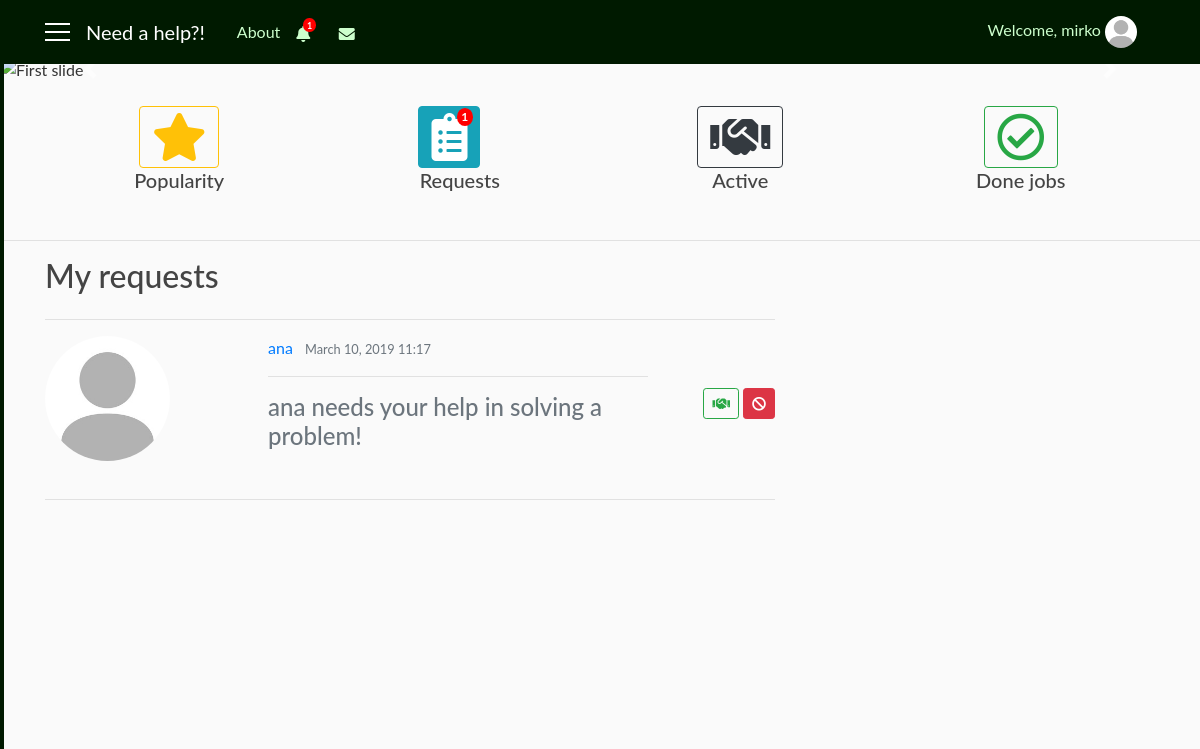
The app's page /requests_repairman/3 (signed in), older data.
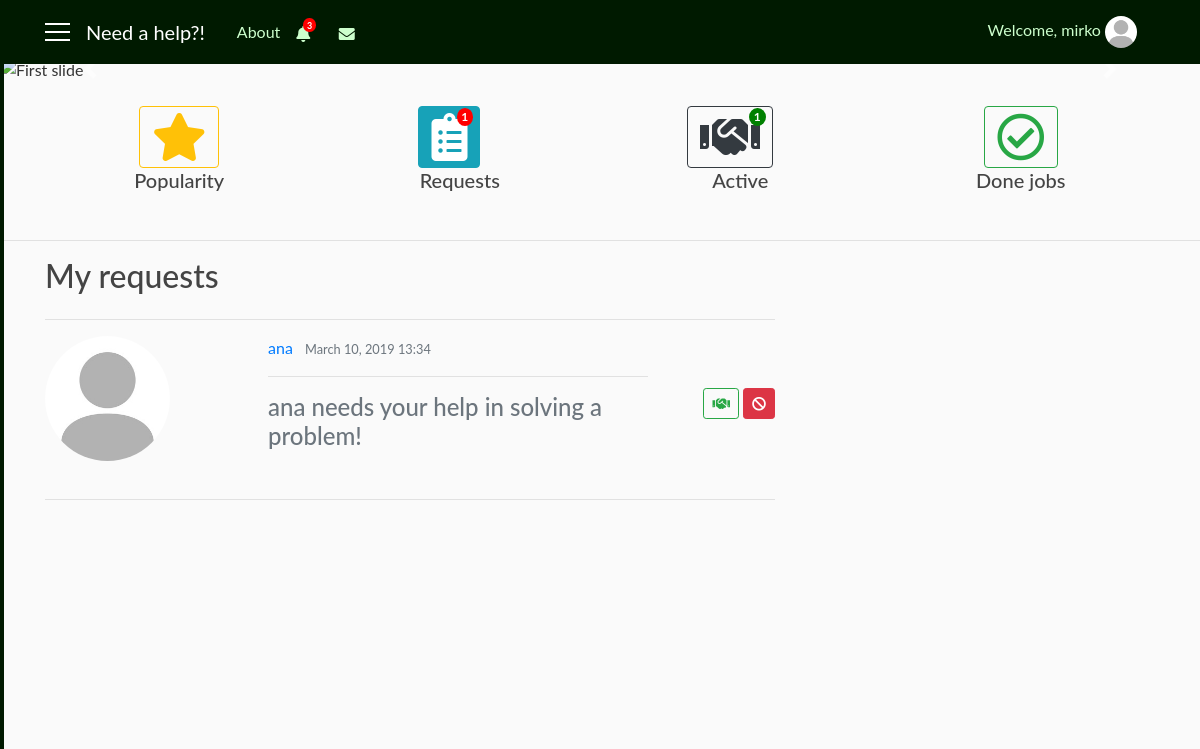
The same page, newer data.
### user/models.py (models this page shows, shortened)
class Profile(models.Model):
    user = models.OneToOneField(User, on_delete=models.CASCADE)
    gender = models.CharField(max_length=10, choices=GENDER, default='male')
    address = models.CharField(max_length=30, blank=True)
    birth_date = models.DateField(null=True, blank=True)
    phone_number = models.CharField(max_length=100, blank=True)
    costs = models.IntegerField(default=100)
    role = models.CharField(max_length=15, choices=ROLES, default='client')
    profession = models.CharField(max_length=250, choices=PROFESSION, default='Other')
    knowledges = models.TextField(max_length=1000, blank=True)
    photo = models.ImageField(default='default_user.jpg', upload_to='profile_user')

class RepairmanRequests(models.Model):
    repairman = models.ForeignKey(User, on_delete=models.CASCADE)
    user = models.IntegerField()
    request_message = models.CharField(max_length=1000, default='No request')
    date = models.DateTimeField(auto_now_add=True)
    seen = models.BooleanField(default=False)
    active = models.BooleanField(default=False)
    done = models.BooleanField(default=False)

### need_a_help_app/views.py (the view)
# urls.py: path('requests_repairman/<int:pk>', views.RepairmanRequestsListView.as_view(), name='requests_repairman'),
class RepairmanRequestsListView(LoginRequiredMixin, ListView):
    model = RepairmanRequests
    template_name = 'need_a_help_app/requests_repairman.html'
    context_object_name = 'req_rep'
    paginate_by = 2
    def get_queryset(self):
        user = get_object_or_404(User, pk=self.kwargs.get('pk'))
        return RepairmanRequests.objects.filter(repairman=user, seen=False).order_by('-date')
    def get_context_data(self, **kwargs):
        context_data = super(RepairmanRequestsListView, self).get_context_data(**kwargs)
        get_not = self.request.GET.get('not', -1)
        if get_not != -1:
            not_seen = RepairmanNotifications.objects.filter(id=get_not).first()
            not_seen.seen = True
            not_seen.save()
        users = User.objects.all()
        us = self.request.user
        req = RepairmanRequests.objects.filter(repairman=us, seen=False).count()
        act_job = RepairmanRequests.objects.filter(repairman=us, active=True, done=False).count()
        act_req = JobHire.objects.filter(repairman=us, status='pending').count()
        act_cnt = act_job + act_req
        not_r = RepairmanNotifications.objects.filter(repairman=us, remove=False).order_by('-date')
        not_rep = RepairmanNotifications.objects.filter(repairman=us, seen=False).count()
        context_data['us'] = users
        context_data['cnt'] = req
        self.request.session['cnt'] = req
        context_data['act_cnt'] = act_cnt
        context_data['not_r'] = not_r
        context_data['not_rep'] = not_rep
        return context_data

### need_a_help_app/templates/need_a_help_app/requests_repairman.html (shortened to what this page needs)
{% extends 'need_a_help_app/base.html' %}
{% block notify_repairman %}
    {% if not_r %}
        <i class="nav-item nav-link fas fa-bell mt-1 popOver" data-title="Notifications" data-content="
            <div class='container'>
                {% for n in not_r|slice:'5' %}
                    <div {% if not n.seen %}class='row not_seen'{% else %}class='row not_row' style='cursor: pointer;'{% endif %} onclick='location.href=&quot;{% url 'requests_repairman' user.id %}?not={{ n.id }}&quot;;'>
                        {{ n.notification }}
                        <div class='col-sm-3 col-md-3 col-lg-3'>
                            <small class='text-secondary text-muted'>{{ n.date|date:'dM H:i' }}</small>
                        </div>
                    </div>
                    <hr width=100%>
                {% endfor %}
                <div class='row'>
                    <div class='col-sm-12 col-md-12 col-lg-12 pl-5'>
                        <a href='{% url 'notifications_repairman' user.id %}'>Show all notifications</a>
                    </div>
                </div>
            </div>" data-placement="bottom" data-html="true" data-toggle="popover" data-container="body" data-trigger="click"></i>
        {% if not_rep %}
            <span class="badge badge-notify-bell">{{ not_rep }}</span>
        {% endif %}
    {% else %}
        <i class="nav-item nav-link fas fa-bell mt-1 popOver" data-title="Notifications" data-content="
            <h6 class='text-secondary text-muted' align='center'>No results</h6>" data-placement="bottom" data-html="true" data-toggle="popover" data-container="body" data-trigger="hover"></i>
    {% endif %}
{% endblock %}
{% block count %}
    {% if cnt %}
            <span class="badge badge-notify">{{ cnt }}</span>
    {% else %}
        {{ block.super }}
    {% endif %}
{% endblock %}
{% block active %}
    {% if act_cnt %}
            <span class="badge badge-active">{{ act_cnt }}</span>
    {% else %}
        {{ block.super }}
    {% endif %}
{% endblock %}
{% block content %}
   <div class="row">
    <div class="col-sm-8">
        <h2>My requests</h2>
    </div>
   </div>
   <hr width="100%">
   {% if req_rep %}
       {% for i in req_rep %}
            <div class="row">
                <div class="col-sm-3">
                    {% for j in us %}
                        {% if i.user == j.id %}
                            <a href="{% url 'info' j.id %}">
                                <img class="rounded-circle account-img" src="{{ j.profile.photo.url }}">
                            </a>
                        {% endif %}
                    {% endfor %}
                </div>
                <div class="col-sm-7 pl-5">
                    {% for j in us %}
                        {% if i.user == j.id %}
                            <a class="mr-2" href="{% url 'info' j.id %}">{{ j }}</a>
                        {% endif %}
                    {% endfor %}
                    <small class="text-muted">{{ i.date|date:'F d, Y H:i' }}</small>&nbsp
                    <hr width="100%">
                    <h4 class="text-secondary">{{ i.request_message }}</h4><br>
                </div>
                <div class="col-sm-2 pt-5" align="right">
                    {% for j in us %}
                        {% if i.user == j.id %}
                            <a href="{% url 'job_accept' j.id i.repairman.id %}" class="btn btn-outline-success btn-sm mt-1 mb-1"><i class="fas fa-handshake"></i></a>
                            <a href="{% url 'client_repairman_job_delete' j.id i.repairman.id user.id 'req' %}" class="btn btn-danger btn-sm mt-1 mb-1"><i class="fa fa-ban" aria-hidden="true"></i></a>
                        {% endif %}
                    {% endfor %}
                </div>
            </div>
            <hr width="100%">
       {% endfor %}
   {% else %}
    <h3 class="text-secondary text-muted" align="center">No results</h3>
   {% endif %}
    <div class="container" align="center">
        <div class="row">
            <div class="col-sm-12 col-md-12 col-lg-12 align-items-center justify-content" style="margin: auto">
            </div>
        </div>
   </div>
{% endblock %}

Row changes from the older to the newer data that the page shows:
removed RepairmanRequests: date "March 10, 2019 11:17", request_message "ana needs your help in solving a problem!"
added RepairmanRequests: date "March 10, 2019 13:34", request_message "ana needs your help in solving a problem!"
Text that changed along with them:
{{ not_rep }}: "1" → "3"
{{ act_cnt }}: (not shown) → "1"
